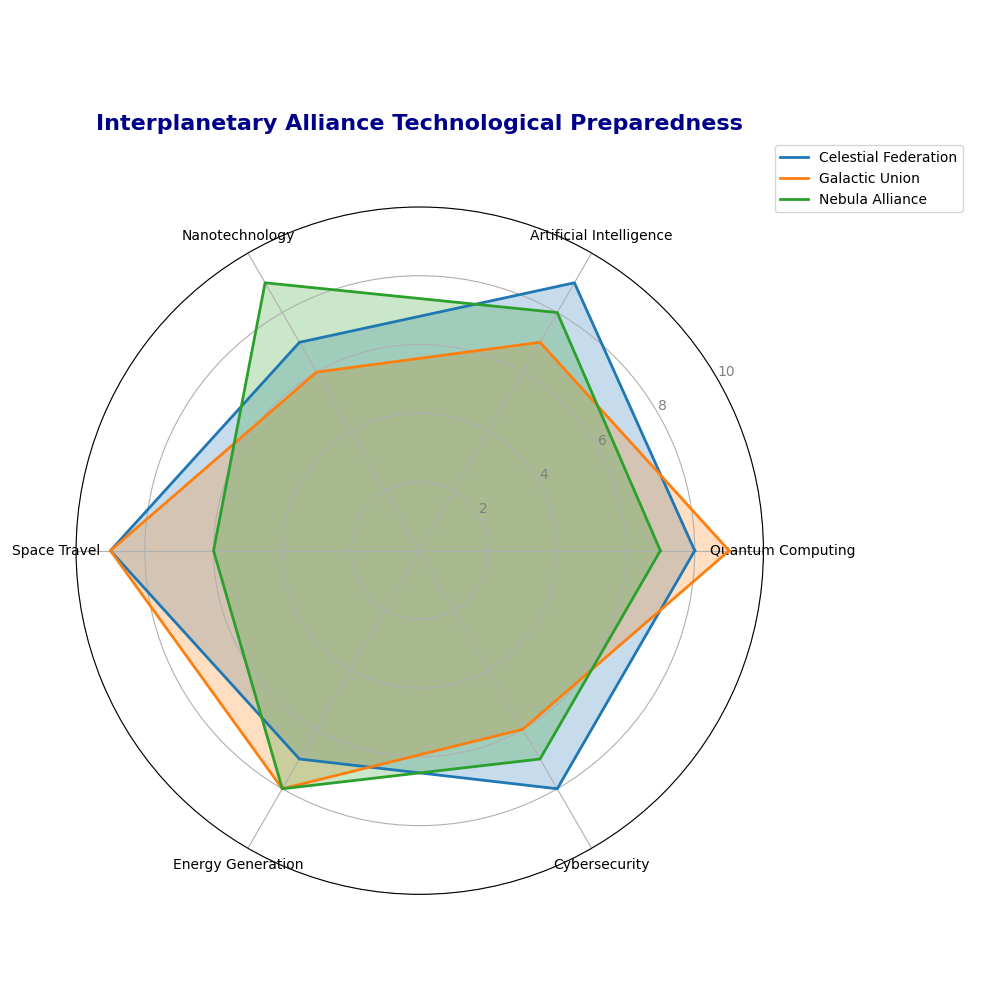

Source code (Python):
import numpy as np
import matplotlib.pyplot as plt
from math import pi

# Define domains for the axis labels
domains = [
    'Quantum Computing', 'Artificial Intelligence', 'Nanotechnology',
    'Space Travel', 'Energy Generation', 'Cybersecurity'
]

# Data for each civilization
civilization_1 = [8, 9, 7, 9, 7, 8]
civilization_2 = [9, 7, 6, 9, 8, 6]
civilization_3 = [7, 8, 9, 6, 8, 7]

# Stack data vertically for ease of manipulation
data = np.vstack([civilization_1, civilization_2, civilization_3])

# Labels for each civilization
civilizations = ['Celestial Federation', 'Galactic Union', 'Nebula Alliance']

# Calculate number of domains and generate angles for radar plot
num_domains = len(domains)
angles = np.linspace(0, 2 * np.pi, num_domains, endpoint=False).tolist()

def create_radar_chart(ax, data, categories, labels, colors):
    # Close the radar chart by appending the first angle at the end for closure
    angles_with_closure = angles + angles[:1]
    for i, group in enumerate(data):
        # Append the first value to close the chart shape
        values = np.append(group, group[0])
        # Plot the radar chart and fill it
        ax.plot(angles_with_closure, values, linewidth=2, linestyle='solid', label=labels[i], color=colors[i])
        ax.fill(angles_with_closure, values, alpha=0.25, color=colors[i])
    
    # Set the labels and limits for the radar chart
    plt.xticks(angles, categories, size=10)
    ax.set_rlabel_position(30)
    plt.yticks([2, 4, 6, 8, 10], ["2", "4", "6", "8", "10"], color="grey", size=10)
    plt.ylim(0, 10)

def main():
    # Create a polar subplot
    fig, ax = plt.subplots(figsize=(10, 10), subplot_kw=dict(polar=True))
    
    colors = ['#1f77b4', '#ff7f0e', '#2ca02c']  # Line colors
    
    # Generate the radar chart with filled areas
    create_radar_chart(ax, data, domains, civilizations, colors)
    
    # Set the title and legend for the plot
    plt.title("Interplanetary Alliance Technological Preparedness", 
              size=16, color='darkblue', y=1.1, fontweight='bold')
    plt.legend(loc='upper right', bbox_to_anchor=(1.3, 1.1))

    plt.tight_layout()
    plt.show()

main()
